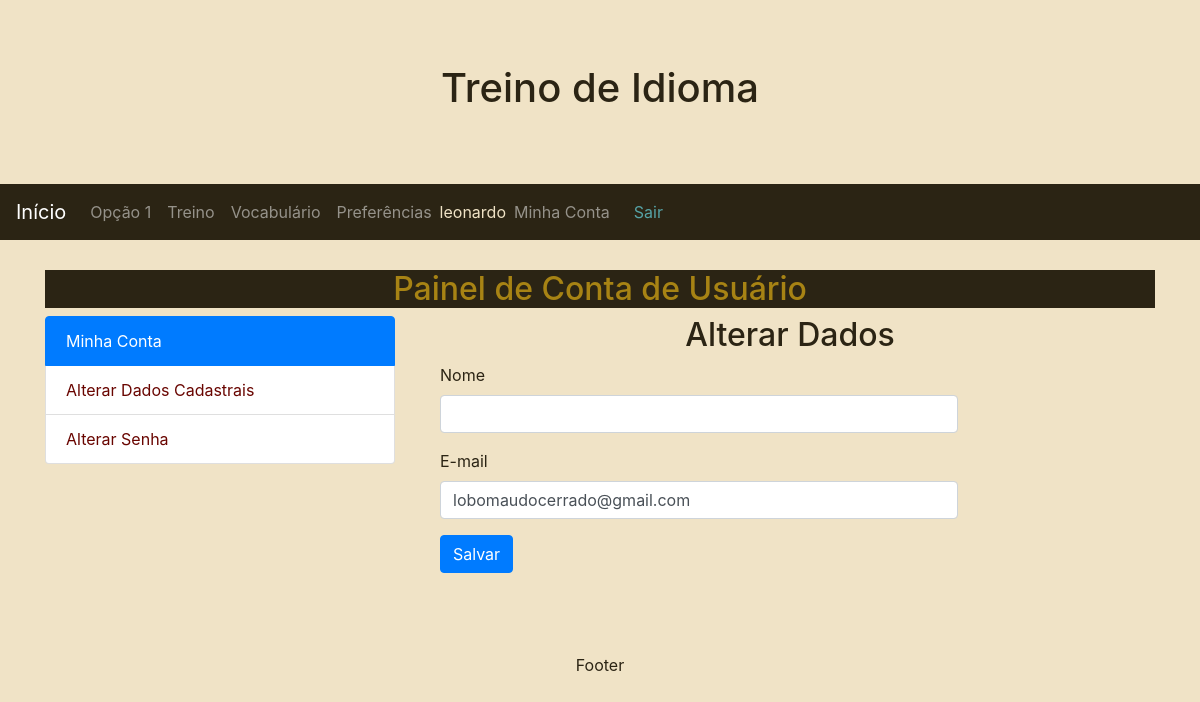
/Zugriff/andernBenutzer/ (signed in), run on an earlier commit of the app's database.
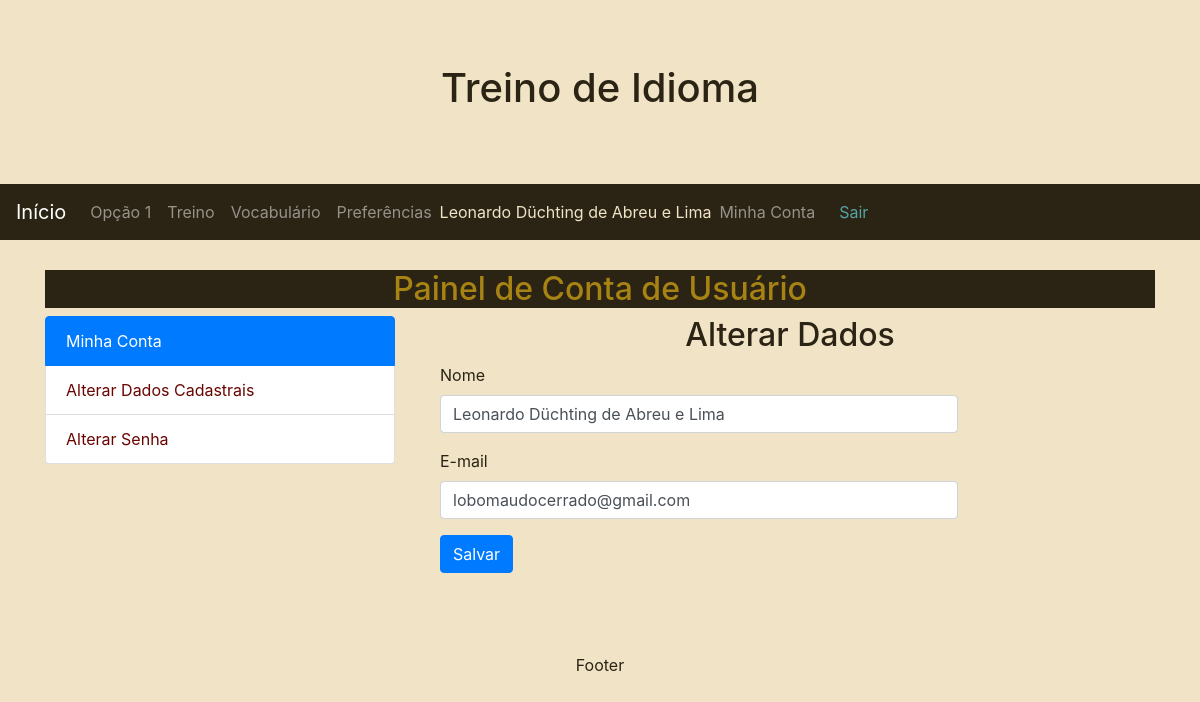
And on a later commit of the database.
### Zugriff/models.py (models this page shows, shortened)
class User(AbstractBaseUser, PermissionsMixin):
    username = models.CharField(
        'Apelido/Usuário', max_length = 30, unique=True, validators = [
            validators.RegexValidator(re.compile('^[\w.@+-]+$'),
            'Informe um nome de usuário válido. '
            'Este valor deve conter apenas letras e números. '
            'e os Caracteres: @/./+/-/_ .',
            'invalid'
            )
        ], help_text = 'Um nome curto que será usado para identificá-lo de forma única na plataforma'
    )
    name        = models.CharField('Nome', max_length=100)
    email       = models.EmailField('E-mail', unique=True)
    is_staff    = models.BooleanField('Equipe', default=False)
    is_active   = models.BooleanField('Ativo', default=True)
    date_joined = models.DateTimeField('Data de Entrada', auto_now_add=True)
    USERNAME_FIELD = 'username'
    REQUIRED_FIELDS = ['email']
    objects = UserManager()
    def __str__(self):
        return self.name or self.username
    class Meta:
        verbose_name = 'Usuário'
        verbose_name_plural = 'Usuários'

### Zugriff/views.py (the view)
# urls.py: path('andernBenutzer/', AndernBenutzerView.as_view(), name='andernBenutzer'),
class AndernBenutzerView(UpdateView):
    model = get_user_model()
    template_name = 'Zugriff/andern_Benutzer.html'
    fields = ['name', 'email']
    success_url   = reverse_lazy('Zugriff:index')
    def get_object(self):
        return self.request.user

### Zugriff/templates/Zugriff/andern_Benutzer.html (shortened to what this page needs)
{% extends 'Zugriff/index.html' %}
{% load widget_tweaks %}
{% block Zugriff_Inhalt %}
<h2>Alterar Dados</h2>
<form class="form-horizontal" action="" method="post">
      <fieldset>
          {% for field in form %}
          <div class="form-group{% if field.errors %} has-error{% endif %}">
            <label for="{{ field.auto_id }}" class="col-md-3 control-label">{{ field.label }}</label>
            <div class="col-md-9">
              {% render_field field class='form-control' %}
            </div>
          </div>
          {% endfor %}
          <div class="form-group">
            <div class="col-md-9 col-md-offset-3">
              <button type="submit" class="btn btn-primary">Salvar</button>
            </div>
          </div>
      </fieldset>
</form>
{% endblock %}

### Basis/templates/Basis.html (shortened to what this page needs)
{% load static %}
<!DOCTYPE html>
<html lang="pt-br">
<head>
<link rel="stylesheet" href="https://maxcdn.bootstrapcdn.com/bootstrap/4.1.0/css/bootstrap.min.css">
  <link rel="stylesheet" href="{% static 'Stil/Stil.css' %}" />
</head>
<body>
<div class="jumbotron text-center" style="margin-bottom:0">
  <h1>Treino de Idioma</h1>
</div>
<nav class="navbar navbar-expand-sm navbar-dark">
  <a class="navbar-brand" href="{% url 'index' %}">Início</a>
  <div class="collapse navbar-collapse" id="collapsibleNavbar">
    <ul class="navbar-nav">
      <li class="nav-item">
        <a class="nav-link" href="#">Opção 1</a>
      </li>
      <li class="nav-item">
        <a class="nav-link" href="{% url 'ausbildung:index' %}">Treino</a>
      </li>
  {% if user.is_authenticated %}
      <li class="nav-item">
        <a class="nav-link" href=" {% url 'Wortschatz:index' %}">Vocabulário</a>
      </li>
      <li class="nav-item">
        <a class="nav-link" href=" {% url 'Wortschatz:Benutzervorgabenechseln' %} ">Preferências</a>
      </li>
    </ul>
    <div class="nav-item">
        <span class="nav-brand glyphicon glyphicon-log-in">{{user}}</span>
    </div>
    <div class="">
      <ul class="navbar-nav">
        <li class="nav-item">
          <a class="nav-link" href="{% url 'Zugriff:index' %}">Minha Conta</a>
        </li>
      </ul>
    </div>
    <div class="nav-item">
        <a id="logout" class="nav-link" href="{% url 'Zugriff:logout' %}">Sair</a>
  {% endif %}
    </div>
  </div>
</nav>
<div class="container margin-top" style="margin-top:30px">
 {% block Inhalt %}
 {% endblock %}
</div>
<div class="jumbotron text-center" style="margin-bottom:0">
  <p>Footer</p>
</div>
</body>
</html>

What changed in the data, as far as the page shows it:
changed User "lobomaudocerrado@gmail.com": name "leonardo" → "Leonardo Düchting de Abreu e Lima"; name (not shown) → "Leonardo Düchting de Abreu e Lima"
